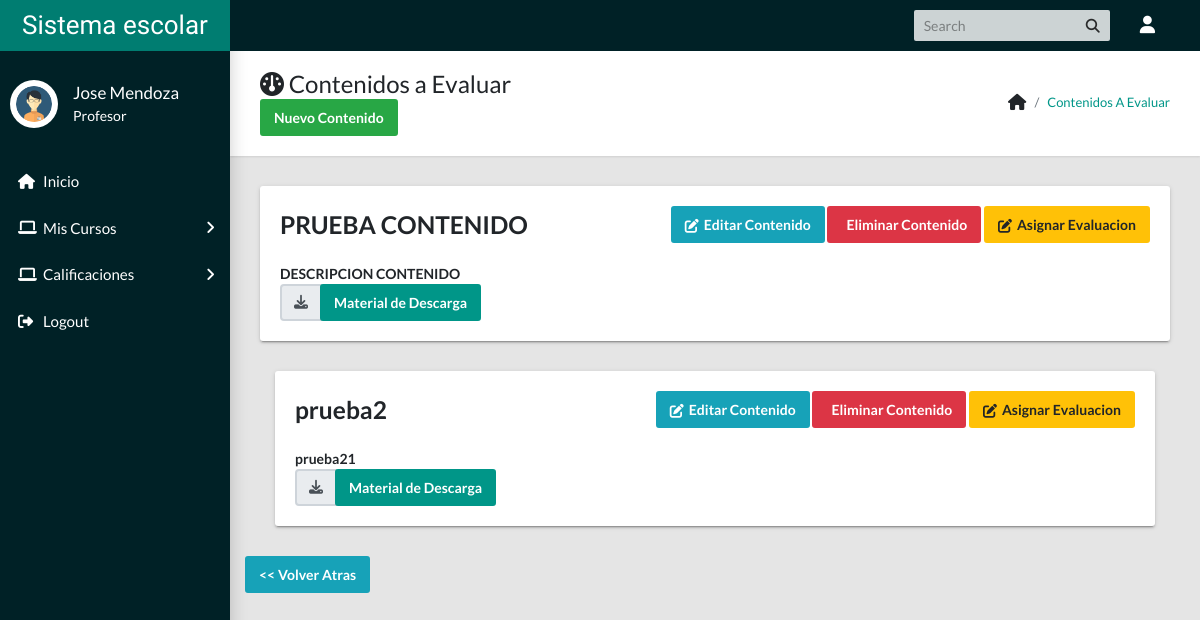
Page /profesor/contenido.php?curso=14 (signed in) on the committed database.
### tables this page shows
CREATE TABLE `contenidos` (
  `contenido_id` int(11) NOT NULL,
  `titulo` varchar(100) NOT NULL,
  `descripcion` varchar(255) NOT NULL,
  `material` varchar(255) NOT NULL,
  `pm_id` int(11) NOT NULL
);

### profesor/contenido.php (the view, shortened to what this page needs)
<?php
if(!empty($_GET['curso'])){
    $curso = $_GET['curso'];
}else{
    header("Location: profesor/");
}
    require_once 'includes/header.php';
    require_once '../includes/conexion.php';
    $sql = "SELECT * FROM contenidos as c INNER JOIN profesor_materia as pm ON c.pm_id = pm.pm_id WHERE pm.pm_id = $curso";
    $query = $pdo->prepare($sql);
    $query->execute();
    $row = $query->rowCount();
    ?>
<main class="app-content">
      <div class="app-title">
        <div>
          <h1><i class="fa fa-dashboard"></i> Contenidos a Evaluar</h1>
          <button class="btn btn-success" type="button" onclick="openModalContenido()">Nuevo Contenido</button>
        </div>
        <ul class="app-breadcrumb breadcrumb">
          <li class="breadcrumb-item"><i class="fa fa-home fa-lg"></i></li>
          <li class="breadcrumb-item"><a href="#">Contenidos a Evaluar</a></li>
        </ul>
      </div>
      <div class="row">
        <?php if($row > 0){
            while($data = $query->fetch()){
        ?>
        <div class="col-md-12">
          <div class="tile">
                <div class="tile-title-w-btn">
                    <h3 class="title"><?= $data['titulo']; ?></h3>
                    <p><button class="btn btn-info icon-btn" onclick="editarContenido(<?= $data['contenido_id']; ?>)"><i class="fa fa-edit"></i>Editar Contenido</button> <button class="btn btn-danger icon-btn" onclick="eliminarContenido(<?= $data['contenido_id']; ?>)"><i class="fa fa-delet"></i>Eliminar Contenido</button> <a class="btn btn-warning icon-btn" href="evaluacion.php?curso=<?=$data['pm_id']; ?>&contenido=<?= $data['contenido_id']; ?>"><i class="fa fa-edit"></i>Asignar Evaluacion</a></p>
                </div>
                <div class="tile-body">
                    <b><?= $data['descripcion']; ?></b>
                </div>
                <div class="title-footer-mt4">
                        <div class="input-group">
                            <div class="input-group-prepend">
                                <div class="input-group-text"> <i class="fas fa-download"></i> </div>
                            </div>
                            <a class="btn btn-primary" href="BASE_URL<?= $data['material']; ?>" target="_blank">Material de Descarga</a>
                        </div>
                    </div>
                </div>
          </div>
        </div>
        <?php } } ?>
      <div class="row">
        <a href="index.php" class="btn btn-info"><< Volver Atras</a>
      </div>
    </main>
<?php
    require_once 'includes/footer.php';
?>

### css/style.css (style rules this page uses)
*, *::before, *::after { padding: 0; margin: 0; box-sizing: border-box; }
body { font-family: 'Roboto', sans-serif; }

### rows in the picture
contenidos: titulo "PRUEBA CONTENIDO", descripcion "DESCRIPCION CONTENIDO"
contenidos: titulo "prueba2", descripcion "prueba21"

### other values in the picture
$_SESSION['nombre'] "Jose Mendoza"
